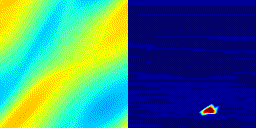
#> input picture PDNO/gif/PDNO_V10000_superR/0.gif, 256 x 128 px, found by its file name
$ python gif2png.py
#> lines starting #> are read from the running program, lines starting #| are printed output that depends on the picture
import pickle
import matplotlib.pyplot as plt
import numpy as np
from scipy.optimize import curve_fit
from scipy.interpolate import interp1d
from PIL import Image
import os

ftotal_list = [
    "/kky/Neural-Operator-Leaner/fourier_neural_operator/gif/GT_V10000/0.gif",
    "/kky/Neural-Operator-Leaner/UNO/gif/V10000/0.gif",
    "/kky/Neural-Operator-Leaner/PDNO/gif/PDNO_V10000/0.gif",
    "/kky/Neural-Operator-Leaner/galerkin-transformer/gif/V10000/0.gif",
    "/kky/Neural-Operator-Leaner/fourier_neural_operator/gif/FNO_V10000/0.gif",
    "/kky/Neural-Operator-Leaner/fourier_neural_operator/gif/AFNO_V10000/0.gif",
]

dir_list = ["T", "UNO", "PDNO", "GT", "FNO", "AFNO"]


def iter_frames(gif, dir):
#> called with dir = 'png/V10000/T'
    try:
        # [10 lines of commented-out code are left out]
        im = Image.open(gif)
#> im is the input picture: PIL image 256x128 P; mean R, G, B 62.5, 121.6, 125.5
        i = 0
        while 1:
            background = Image.new("RGB", im.size, (255, 255, 255))
            background.paste(im)
            background.save(os.path.join(dir, f"{i}.png"), "png", quality=100)

            i += 1
            im.seek(im.tell() + 1)
#> this loop made 40 passes
#> pass 2, in iter_frames, `background.save(os.path.join(dir, f"{i}.png"), "png", quality=100)`:
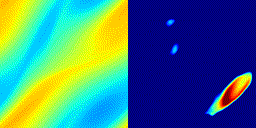
#> saved as 1.png: PIL image 256x128 RGB; mean R, G, B 66.1, 121.9, 125.1
#> after the loop:
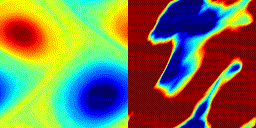
#> background: PIL image 256x128 RGB; mean R, G, B 121.3, 118.8, 79.9
#> after the loop, i = 40
    except EOFError:
        pass


for f, dir in zip(ftotal_list, dir_list):
    # gif = f
    # img = Image.open(gif)
    # img.save(gif + ".png", "png", optimize=True, quality=100)
    iter_frames(f, os.path.join("png/V10000", dir))
    # for i, frame in enumerate(iter_frames(Image.open(f))):
    #     frame.save(os.path.join(f"png/V1000/{dir}", f"{i}.png"), "png", optimize=True, quality=100)
